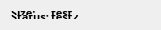
   <widget class="QWidget" name="formLayoutWidget">
    <property name="geometry">
     <rect>
      <x>617</x>
      <y>660</y>
      <width>161</width>
      <height>30</height>
     </rect>
    </property>
    <layout class="QFormLayout" name="flSizeStatus">
     <property name="sizeConstraint">
      <enum>QLayout::SetNoConstraint</enum>
     </property>
     <property name="formAlignment">
      <set>Qt::AlignLeading|Qt::AlignLeft|Qt::AlignVCenter</set>
     </property>
     <property name="horizontalSpacing">
      <number>1</number>
     </property>
     <property name="verticalSpacing">
      <number>0</number>
     </property>
     <item row="0" column="0">
      <widget class="QLabel" name="labelDescSize">
       <property name="font">
        <font>
         <family>Modern Antiqua</family>
         <pointsize>8</pointsize>
         <weight>75</weight>
         <italic>false</italic>
         <bold>true</bold>
        </font>
       </property>
       <property name="cursor">
        <cursorShape>UpArrowCursor</cursorShape>
       </property>
       <property name="styleSheet">
        <string notr="true">background-color: rgba(255, 255, 255, 0);
border: 0px;</string>
       </property>
       <property name="text">
        <string>Size:</string>
       </property>
      </widget>
     </item>
     <item row="1" column="0">
      <widget class="QLabel" name="labelDescStatus">
       <property name="font">
        <font>
         <family>Modern Antiqua</family>
         <pointsize>8</pointsize>
         <weight>75</weight>
         <italic>false</italic>
         <bold>true</bold>
        </font>
       </property>
       <property name="styleSheet">
        <string notr="true">background-color: rgba(255, 255, 255, 0);
border: 0px;</string>
       </property>
       <property name="text">
        <string>Status:</string>
       </property>
      </widget>
     </item>
     <item row="0" column="1">
      <widget class="QLabel" name="labelSize">
       <property name="font">
        <font>
         <family>Modern Antiqua</family>
         <pointsize>8</pointsize>
         <weight>75</weight>
         <bold>true</bold>
        </font>
       </property>
       <property name="styleSheet">
        <string notr="true">background-color: rgba(255, 255, 255, 0);
border: 0px;</string>
       </property>
       <property name="text">
        <string>test</string>
       </property>
      </widget>
     </item>
     <item row="1" column="1">
      <widget class="QLabel" name="labelStatus">
       <property name="font">
        <font>
         <family>Modern Antiqua</family>
         <pointsize>8</pointsize>
         <weight>75</weight>
         <italic>false</italic>
         <bold>true</bold>
        </font>
       </property>
       <property name="styleSheet">
        <string notr="true">background-color: rgba(255, 255, 255, 0);
border: 0px;</string>
       </property>
       <property name="text">
        <string>test2</string>
       </property>
      </widget>
     </item>
    </layout>
   </widget>
